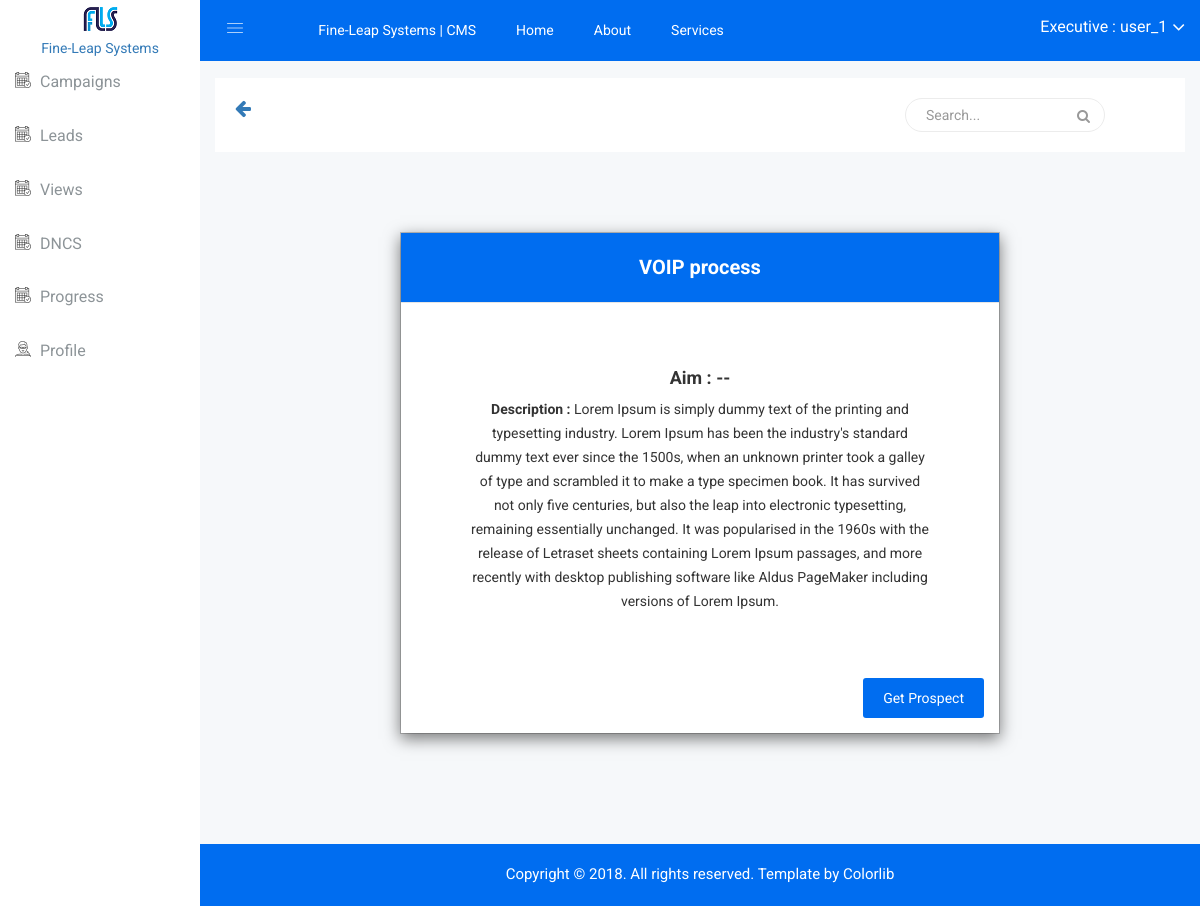
/campaigns/detail/voip-process/ (signed in), run on the app's committed database.
### campaigns/models.py (models this page shows, shortened)
class Campaign(models.Model):
    name = models.CharField(max_length=64)
    aim = models.CharField(max_length=128, blank=True)
    slug = models.SlugField(blank=True)
    is_active = models.BooleanField(default=True)
    script = models.TextField(blank=True)
    details = models.TextField(blank=True)
    start_date = models.DateField(blank=True)
    end_date = models.DateField(blank=True)
    executives = models.ManyToManyField('portal.Executive', blank=True)
    prospects = models.ManyToManyField('prospects.Prospect', blank=True, through='ProspectCampaignRelation')
    @property
    def get_aim(self):
        if self.aim:
            return self.aim
        else:
            return "--"

### campaigns/views.py (the view)
# urls.py: url(r'^detail/(?P<slug>[-\w]+)/$', views.CampaignDetailView.as_view(), name="detail"),
class CampaignDetailView(LoginRequiredMixin, DetailView):
    model = Campaign
    template_name = "campaigns/detail.html"
    context_object_name = "campaign"
    def get_object(self, queryset=None):
        campaign = super().get_object()
        if self.request.user.executive  in campaign.executives.all():
            return campaign
        else:
            raise Http404("No Campaign Found")

### campaigns/templates/campaigns/detail.html (shortened to what this page needs)
{% extends "portal/base.html" %}
{% load static %}
{% load result_tags %}
{% block content %}
    <div class="modal-edu-general text-center">
                            <div class="modal-dialog" style="width: 60%">
                                <div class="modal-content">
                                    <div class="modal-header header-color-modal bg-color-1">
                                        <h4 class="modal-title">{{ campaign.name }}</h4>
                                    </div>
                                    <div class="modal-body">
                                        <h4>Aim : {{ campaign.get_aim }}</h4>
                                        <p><b>Description : </b>{{ campaign.details }}</p>
                                    </div>
                                    <div class="modal-footer">
                                        <a href="{% url "campaigns:prospect_get" slug=campaign.slug %}">Get Prospect</a>
                                    </div>
                                </div>
                            </div>
                        </div>
    <br><br><br>
{% endblock %}

### portal/templates/portal/header.html (shortened to what this page needs)
    {% load static %}
    <div class="container-fluid">
        <div class="row">
            <div class="col-lg-12 col-md-12 col-sm-12 col-xs-12">
                <div class="logo-pro">
                    <a href="index.html"><img class="main-logo" src="{% static "img/logo/logosn.png" %}" alt="" /></a>
                </div>
            </div>
        </div>
    </div>
<br>
    <div class="header-advance-area">
        <div class="header-top-area">
            <div class="container-fluid">
                <div class="row">
                    <div class="col-lg-12 col-md-12 col-sm-12 col-xs-12">
                        <div class="header-top-wraper">
                            <div class="row">
                                <div class="col-lg-1 col-md-0 col-sm-1 col-xs-12">
                                    <div class="menu-switcher-pro">
                                        <button type="button" id="sidebarCollapse" class="btn bar-button-pro header-drl-controller-btn btn-info navbar-btn">
                                                <i class="educate-icon educate-nav"></i>
                                            </button>
                                    </div>
                                </div>
                                <div class="col-lg-6 col-md-7 col-sm-6 col-xs-12">
                                    <div class="header-top-menu tabl-d-n">
                                        <ul class="nav navbar-nav mai-top-nav">
                                            <li class="nav-item"><a href="{% url "portal:home" %}">Fine-Leap Systems | CMS</a></li>
                                            <li class="nav-item"><a href="{% url "portal:home" %}" class="nav-link">Home</a>
                                            </li>
                                            <li class="nav-item"><a href="#" class="nav-link">About</a>
                                            </li>
                                            <li class="nav-item"><a href="#" class="nav-link">Services</a>
                                            </li>
                                        </ul>
                                    </div>
                                </div>
                                <div class="col-lg-5 col-md-5 col-sm-12 col-xs-12">
                                    <div class="header-right-info">
                                        <ul class="nav navbar-nav mai-top-nav header-right-menu">
                                            <li class="nav-item">
                                                <a href="#" data-toggle="dropdown" role="button" aria-expanded="false" class="nav-link dropdown-toggle">
                                                    <span class="admin-name">Executive : {{ user.username }}</span>
                                                    <i class="fa fa-angle-down edu-icon edu-down-arrow"></i>
                                                </a>
                                            </li>
                                        </ul>
                                    </div>
                                </div>
                            </div>
                        </div>
                    </div>
                </div>
            </div>
        </div>
        <div class="breadcome-area">
            <div class="container-fluid">
                <div class="row">
                    <div class="col-lg-12 col-md-12 col-sm-12 col-xs-12">
                        <div class="breadcome-list">
                            <div class="row">
                                <div class="col-lg-5 col-md-5 col-sm-5 col-xs-2">
                                    <a class="float-left" onClick="javascript:history.go(-1);"><i class="fa fa-arrow-left fa-lg"></i></a>
                                </div>
                                <div class="col-lg-6 col-md-6 col-sm-6 col-xs-10">
                                    <div class="breadcome-heading" style="float: right!important;">
                                        <form role="search" class="sr-input-func">
                                            <input type="text" placeholder="Search..." class="search-int form-control">
                                            <a href="#"><i class="fa fa-search"></i></a>
                                        </form>
                                    </div>
                                </div>
                            </div>
                        </div>
                    </div>
                </div>
            </div>
        </div>
    </div>

### portal/static/css/main.css (style rules this page uses)
html { color: #222; font-size: 1em; line-height: 1.4; }

### portal/static/css/modals.css (style rules this page uses)
.modal-dialog { margin: 50px auto; }
.modal-edu-general .modal-content { border-radius:0px; }
.modal-edu-general .modal-footer { border-top:0px solid #fff; }
.modal-edu-general .modal-body { text-align:center; padding:50px 70px; }
.modal-edu-general .modal-body p { line-height:24px; font-size:14px; font-weight:400; margin:0px; }
.modal-footer a { margin-left:20px; }
.modal-area-button a, .modal-footer a { padding: 13px 28px; text-decoration: none; color: #fff; position: relative; z-index: 11; font-size: 14px; display:inline-block; }
.header-color-modal { padding:20px 50px 20px 50px; color:#fff; }
.header-color-modal.bg-color-1 { background:#006DF0; }
.header-color-modal h4 { font-size:20px; }
.modal-footer a { font-size:14px; color:#fff; background: #006DF0; padding:10px 20px; border-radius:3px; }

### data on the page
Campaign: name "VOIP process", get_aim "--", details "Lorem Ipsum is simply dummy text of the printing and typesetting industry. Lorem Ipsum has been the industry's standard dummy text ever since the 1500s, when an unknown printer took a galley of type and scrambled it to make a type specimen book. It has survived not only five centuries, but also the leap into electronic typesetting, remaining essentially unchanged. It was popularised in the 1960s with the release of Letraset sheets containing Lorem Ipsum passages, and more recently with desktop publishing software like Aldus PageMaker including versions of Lorem Ipsum."

### other printed values
{{ user.username }} "user_1"
